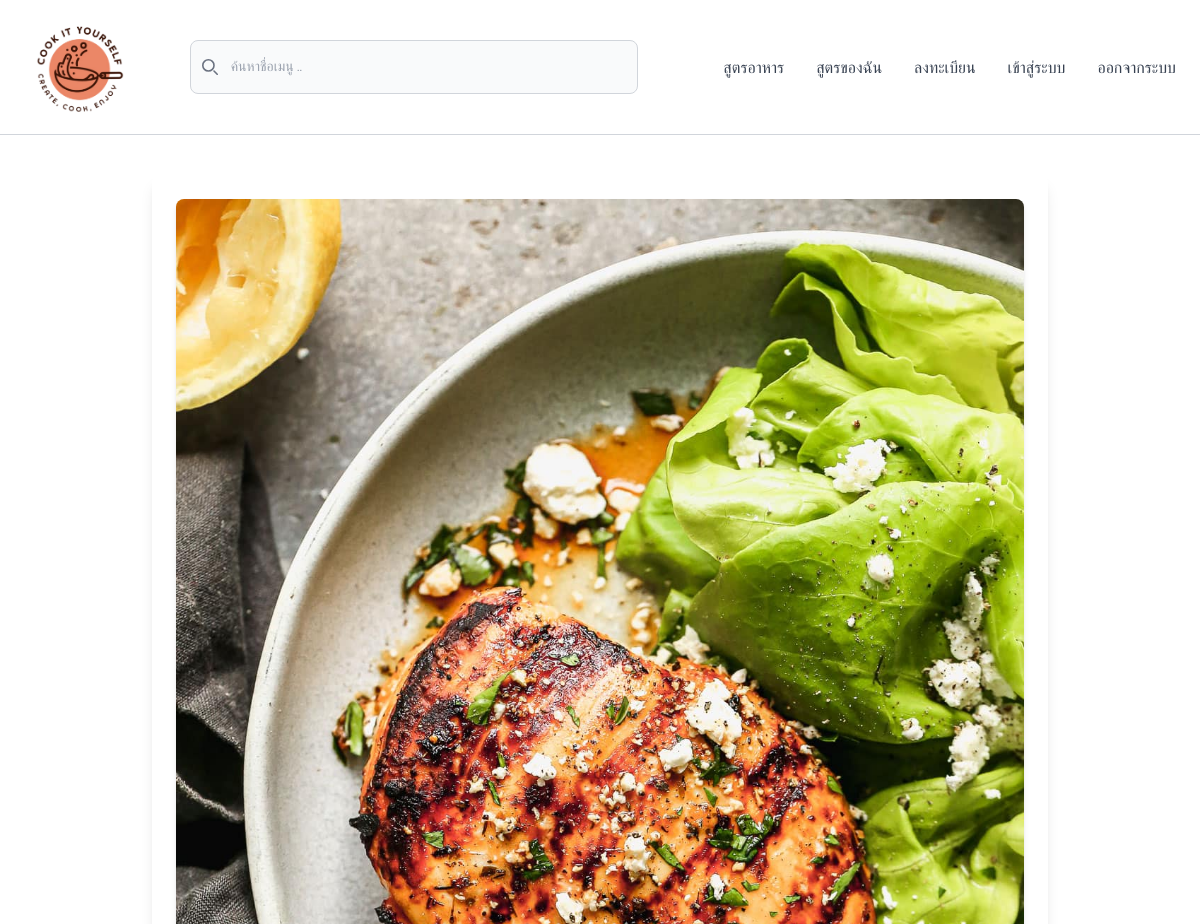
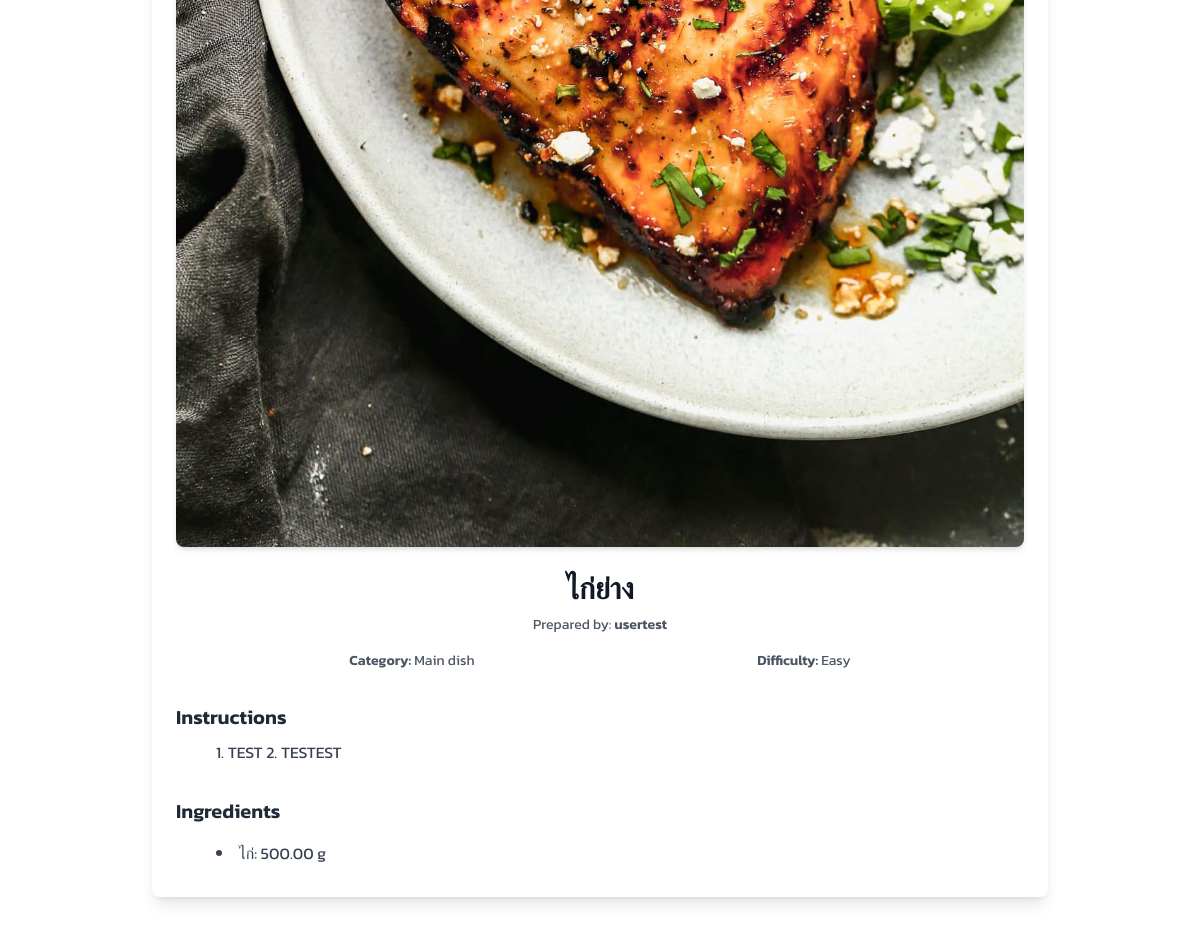
The page /recipe/3/ (signed in) on the database its author committed (2 pictures, top to bottom).
### recipes/models.py (models this page shows, shortened)
class Recipe(models.Model):
    user = models.ForeignKey(User, related_name='recipes', on_delete=models.CASCADE)
    title = models.CharField(max_length=200, unique=True)
    category = models.CharField(max_length=50)
    difficulty = models.CharField(max_length=50)
    picture_url = models.ImageField(upload_to='recipes/images/', blank=True, null=True)
    instructions = models.TextField()

class User(models.Model):
    first_name = models.CharField(max_length=100)
    last_name = models.CharField(max_length=100)
    email = models.EmailField(unique=True)
    username = models.CharField(max_length=100, unique=True)
    password = models.CharField(max_length=128)
    created_at = models.DateTimeField(auto_now_add=True)

class Ingredient(models.Model):
    recipe = models.ForeignKey(Recipe, related_name='ingredients', on_delete=models.CASCADE)
    name = models.CharField(max_length=100)
    amount = models.DecimalField(max_digits=5, decimal_places=2)
    unit = models.CharField(max_length=50, choices=[
        ('tsp', 'ช้อนชา'),
        ('tbs', 'ช้อนโต๊ะ'),
        ('oz', 'ออนซ์'),
        ('g', 'กรัม'),
        ('lb', 'ปอนด์ (lb)'),
        ('cup', 'ถ้วยตวง'),
    ])

### recipes/views.py (the view)
# urls.py: path('recipe/<int:pk>/', recipeDetailView.as_view(), name='recipe-detail'),
class recipeDetailView(LoginRequiredMixin, DetailView):
    model = Recipe
    template_name = "recipes/recipeDetail.html"
    context_object_name = "recipe"
    login_url = "/login/"
    def get_context_data(self, **kwargs):
        context = super().get_context_data(**kwargs)
        recipe = self.object
        context['title'] = recipe.title
        context['user'] = recipe.user.username
        context['picture_url'] = recipe.picture_url
        context['MEDIA_URL'] = settings.MEDIA_URL
        context['category'] = recipe.category
        context['difficulty'] = recipe.difficulty
        context['instructions'] = recipe.instructions
        context['ingredients'] = recipe.ingredients.all()
        return context

### theme/templates/recipes/recipeDetail.html
{% extends 'recipes/base.html' %}
{% block main %}
<div class="container mx-auto mt-10 mb-10 p-6 bg-white shadow-lg rounded-lg max-w-4xl">
    <div class="mb-6">
        <img src="{{ MEDIA_URL }}{{ picture_url }}" alt="{{ title }}" class="w-full h-auto object-cover rounded-lg shadow-md">
    </div>
    <div class="text-center mb-4">
        <h1 class="text-3xl font-bold text-gray-900 mb-2">{{ title }}</h1>
        <p class="text-sm text-gray-600">Prepared by: <span class="font-semibold">{{ user }}</span></p>
    </div>
    <div class="flex justify-around text-sm text-gray-600 mb-8 px-8">
        <p class="font-semibold">Category: <span class="font-normal">{{ category }}</span></p>
        <p class="font-semibold">Difficulty: <span class="font-normal">{{ difficulty }}</span></p>
    </div>
    <div class="mb-8">
        <h2 class="text-xl font-semibold text-gray-800 mb-2">Instructions</h2>
        <p class="ml-10 text-gray-700 leading-relaxed">{{ instructions }}</p>
    </div>
    <div>
        <h2 class="text-xl font-semibold text-gray-800 mb-4">Ingredients</h2>
        <ul class="ml-10 list-disc list-inside text-gray-700">
            {% for ingredient in ingredients %}
                <li class="mb-2">
                    <span class="font-medium">{{ ingredient.name }}</span>:
                    <span>{{ ingredient.amount }}</span>
                    <span>{{ ingredient.unit }}</span>
                </li>
            {% endfor %}
        </ul>
    </div>
</div>
{% endblock %}

### theme/templates/recipes/base.html (style rules this page uses)
* { font-family: "Kanit", serif; font-optical-sizing: auto; font-style: normal; }

### theme/templates/recipes/header.html (style rules this page uses)
* { font-family: "Kanit", serif; }

### rows shown on the page
Recipe: picture_url (picture), title "ไก่ย่าง", category "Main dish", difficulty "Easy", instructions "1. TEST 2. TESTEST"
User: username "usertest"
Ingredient: name "ไก่", amount "500.00", unit "g"
